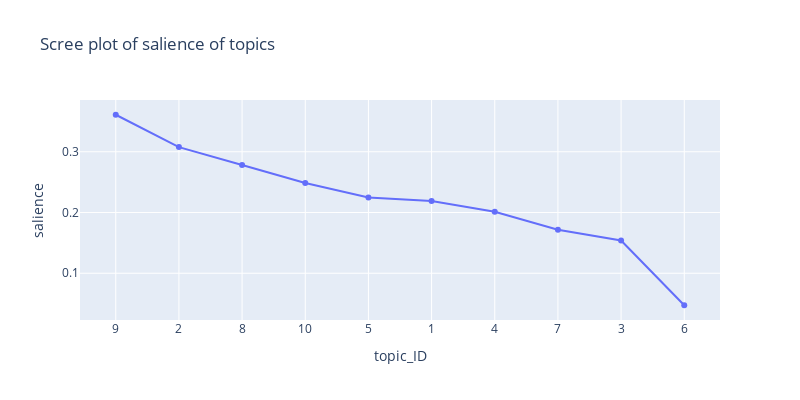

The code cell stored with this chart in its notebook:
### Code cell
fig_L1 = px.line(df_salient_topic, x = 'topic_ID', y = 'salience', title="Scree plot of salience of topics")
fig_L1.update_layout(autosize=False, width=800, height=400)
fig_L1.update_traces(mode = "lines + markers")
fig_L1.show()

### Figure 1 — Plotly figure (JSON) as saved in the notebook; plotly's stock layout.template omitted (floating-point values rounded to 4 significant figures)
{"data": [{"hovertemplate": "topic_ID=%{x}<br>salience=%{y}<extra></extra>", "legendgroup": "", "line": {"color": "#636efa", "dash": "solid"}, "mode": "lines+markers", "name": "", "orientation": "v", "showlegend": false, "type": "scatter", "x": ["9", "2", "8", "10", "5", "1", "4", "7", "3", "6"], "xaxis": "x", "y": [0.3609, 0.3077, 0.2781, 0.2485, 0.2249, 0.2189, 0.2012, 0.1716, 0.1538, 0.04734], "yaxis": "y"}], "layout": {"autosize": false, "height": 400, "legend": {"tracegroupgap": 0}, "title": {"text": "Scree plot of salience of topics"}, "width": 800, "xaxis": {"anchor": "y", "domain": [0, 1], "title": {"text": "topic_ID"}}, "yaxis": {"anchor": "x", "domain": [0, 1], "title": {"text": "salience"}}}}
